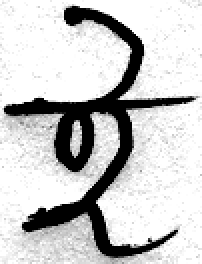
#> input picture Bangla_Dataset/I/216.tif, 101 x 132 px (shown 2 times larger)
$ jupyter execute 'Data Loading.ipynb'
#> lines starting #> are read from the running program, lines starting #| are printed output that depends on the picture
[cell 1]
import numpy as np
import matplotlib.pyplot as plt
import os
import cv2
from tqdm import tqdm

DATADIR = "Bangla_Dataset"
CATEGORIES = []
for categories in os.walk(DATADIR):
    CATEGORIES=categories[1]
    break
print(CATEGORIES)
for category in CATEGORIES:
    path = os.path.join(DATADIR,category)
    for img in os.listdir(path):
        img_array = cv2.imread(os.path.join(path,img) ,cv2.IMREAD_GRAYSCALE)  # convert to array
#> img_array is the input picture: shape (132, 101); min 0, max 255, mean 200.8
        plt.imshow(img_array, cmap='gray')  # graph it
        plt.show()  # display!

        break  # we just want one for now so break
    break  #...and one more!

[cell 2]
print(type(img_array))
#| <class 'numpy.ndarray'>

[cell 3]
print(img_array.shape)
#| (132, 101)

[cell 4]
IMG_SIZE = 50

new_array = cv2.resize(img_array, (IMG_SIZE, IMG_SIZE))
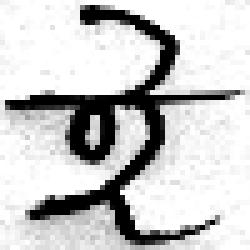
#> new_array: shape (50, 50) (shown 5 times larger); min 0, max 255, mean 200.4
plt.imshow(new_array, cmap='gray')
plt.show()

[cell 5]
training_data = []

def create_training_data():
    for category in CATEGORIES:  # do dogs and cats

        path = os.path.join(DATADIR,category)  # create path to dogs and cats
        class_num = CATEGORIES.index(category)  # get the classification  (0 or a 1). 0=dog 1=cat

        for img in tqdm(os.listdir(path)):  # iterate over each image per dogs and cats
            try:
                img_array = cv2.imread(os.path.join(path,img) ,cv2.IMREAD_GRAYSCALE)  # convert to array
                new_array = cv2.resize(img_array, (IMG_SIZE, IMG_SIZE))  # resize to normalize data size
                training_data.append([new_array, class_num])  # add this to our training_data
            except Exception as e:  # in the interest in keeping the output clean...
                pass
#> pass 2 of the loop in create_training_data, `for category in CATEGORIES:`:
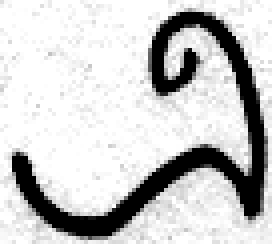
#> input picture Bangla_Dataset/E/45.tif, 70 x 63 px (shown 4 times larger)
#> in create_training_data, img_array is the input picture: shape (63, 70); min 0, max 255, mean 204.6
#> in create_training_data, `new_array = cv2.resize(img_array, (IMG_SIZE, IMG_SIZE))`:
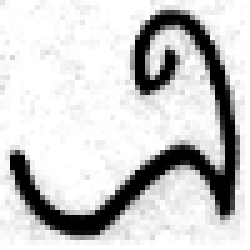
#> new_array: shape (50, 50) (shown 5 times larger); min 0, max 255, mean 204.5
#> pass 3 of the loop in create_training_data, `for category in CATEGORIES:`:
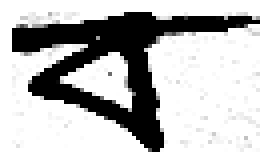
#> input picture Bangla_Dataset/BA/1218.tif, 68 x 41 px (shown 4 times larger)
#> in create_training_data, img_array is the input picture: shape (41, 68); min 0, max 255, mean 190.9
#> in create_training_data, `new_array = cv2.resize(img_array, (IMG_SIZE, IMG_SIZE))`:
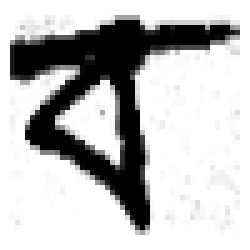
#> new_array: shape (50, 50) (shown 5 times larger); min 0, max 255, mean 190.8
#> the loop made 4 passes; the first 3 are shown
            # [4 lines of commented-out code are left out]

create_training_data()

[cell 6]
print(len(training_data))

[cell 7]
import random

random.shuffle(training_data)

[cell 8]
for sample in training_data[:10]:
    print(sample[1])

[cell 9]
X = []
y = []

for features,label in training_data:
    X.append(features)
    y.append(label)

print(X[0].reshape(-1, IMG_SIZE, IMG_SIZE, 1))

X = np.array(X).reshape(-1, IMG_SIZE, IMG_SIZE, 1)
y = np.array(y)
